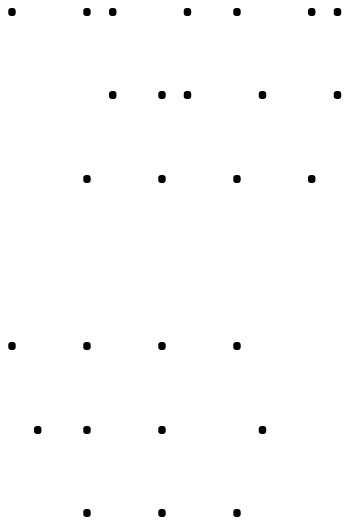
#> input picture Python/Open-CV/Braile/Antonello.jpg, 349 x 526 px
$ python ChangeBackToBlack.py
#> lines starting #> are read from the running program, lines starting #| are printed output that depends on the picture
import cv2, math

LIMIT = 0

def color_eq(a,b):
    if math.fabs(a[0]-b[0])<=LIMIT:
        if LIMIT <= 80:
            if math.fabs(a[1]-b[1])<=LIMIT:
                    return True
        else:
            return True
    return False
try:
    path = input("Path:")
#> the answer given: Braile/Antonello.jpg
    path = path.replace("'","")
    path = path.replace(" ","")
    LIMIT = int(input("Treshsold:"))
#> the answer given: 3
    img = cv2.imread(path)
#> img is the input picture: shape (526, 349, 3); min 0, max 255, mean 253
    img = cv2.cvtColor(img,cv2.COLOR_BGR2HLS)
#> img: shape (526, 349, 3); mean of channels 0, 1, 2 0, 253, 0
    sel = img[0,0].copy()
#> sel = [0, 255, 0]
    for x in range(len(img)):
        for y in range(len(img[0])):
            if color_eq(sel,img[x,y]):
                #print(f"FROM:{img[x,y]} TO:{[0,0,0]}")
                img[x,y] = [0,0,0]
#> img: shape (526, 349, 3); mean of channels 0, 1, 2 0, 0.9, 0
                #print(f"RESULT:{img[x,y]}")
    img = cv2.cvtColor(img,cv2.COLOR_HLS2BGR)
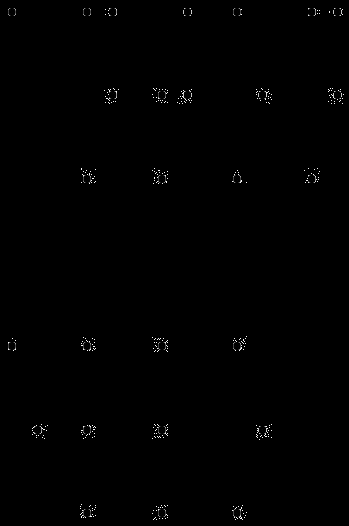
#> img: shape (526, 349, 3); min 0, max 251, mean 0.9
    cv2.imwrite("new.png",img)
except KeyboardInterrupt:
    print("\n-> User killed the program!")
